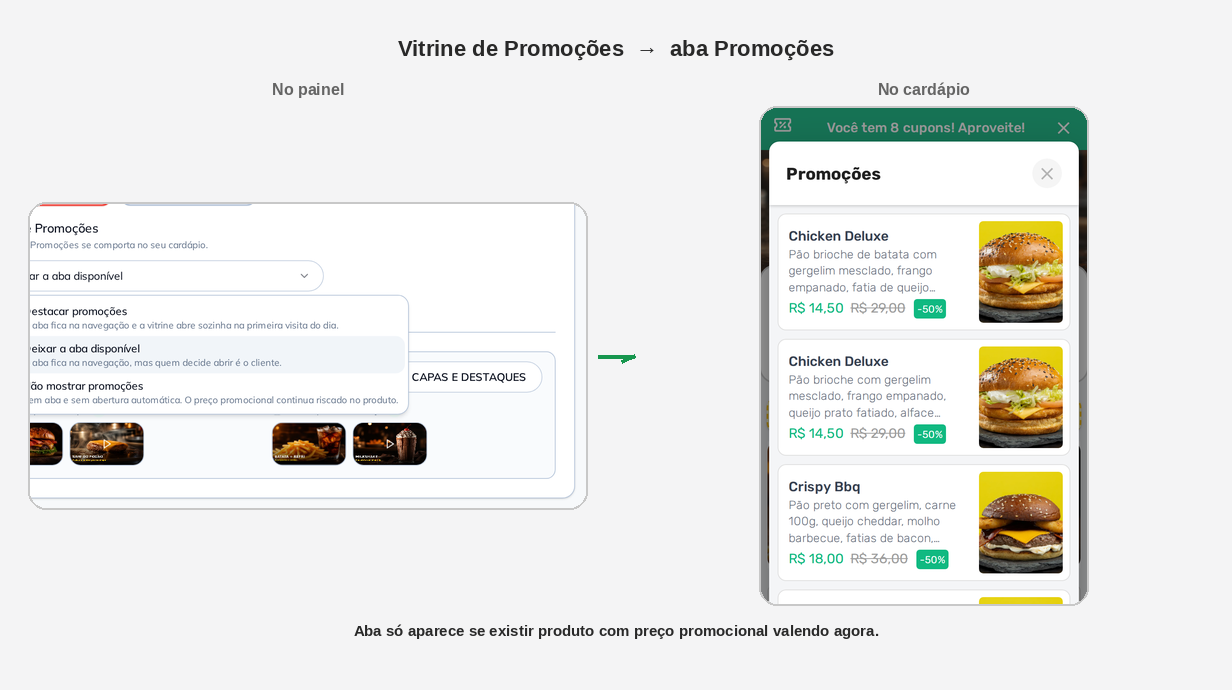
#> input picture manuais/cardapio-digital-aparencia-layout/imagens-puras/06-par-vitrine.png, 1232 x 690 px, given in place of 00-admin-full.png, which was not available
$ python annotate.py
#> lines starting #> are read from the running program, lines starting #| are printed output that depends on the picture; after the words box and inside, x2 and y2 are one past the last pixel; in counts of white or black regions, pixels touching at a corner belong together; pictures that were not available may be replaced by others from this repository, and a replacement may not be noted
"""Anota screenshots — #71 Aparência e layout do cardápio digital."""
import os
import math
from PIL import Image, ImageDraw, ImageFont

SRC = "imagens-puras"
OUT = "imagens-tratadas"
os.makedirs(OUT, exist_ok=True)

GREEN = (22, 150, 78)
WHITE = (255, 255, 255)
A_LINE = 220
A_BADGE = 235
FONT_CANDIDATES = [
    r"C:\Windows\Fonts\arialbd.ttf",
    "/usr/share/fonts/truetype/croscore/Arimo-Bold.ttf",
    "/usr/share/fonts/truetype/dejavu/DejaVuSans-Bold.ttf",
]


def font(sz):
    for c in FONT_CANDIDATES:
        if os.path.exists(c):
            return ImageFont.truetype(c, sz)
    raise RuntimeError("fonte bold nao encontrada")


def draw_arrow(d, x0, y0, x1, y1, w):
    col = GREEN + (A_LINE,)
    d.line([(x0, y0), (x1, y1)], fill=col, width=w)
    ang = math.atan2(y1 - y0, x1 - x0)
    L = w * 3.6
    for s in (0.45, -0.45):
        d.line(
            [(x1, y1), (x1 - L * math.cos(ang - s), y1 - L * math.sin(ang - s))],
            fill=col,
            width=w,
        )


def badge(d, cx, cy, r, num, fnt):
    d.ellipse([cx - r - 2, cy - r - 2, cx + r + 2, cy + r + 2], fill=WHITE + (235,))
    d.ellipse([cx - r, cy - r, cx + r, cy + r], fill=GREEN + (A_BADGE,))
    t = str(num)
    bb = d.textbbox((0, 0), t, font=fnt)
    d.text(
        (cx - (bb[2] - bb[0]) / 2 - bb[0], cy - (bb[3] - bb[1]) / 2 - bb[1]),
        t,
        fill=WHITE,
        font=fnt,
    )


def annotate(name, markers, ring=None, out_name=None):
#> called with name = '00-admin-full.png', out_name = '01-onde-fica.png'
    img = Image.open(os.path.join(SRC, name)).convert("RGBA")
    W, H = img.size
#> W = 1232; H = 690
    overlay = Image.new("RGBA", (W, H), (0, 0, 0, 0))
#> overlay: PIL image 1232x690 RGBA; every value is 0
    d = ImageDraw.Draw(overlay)
    r = int(W * 0.0125)
#> r = 15
    fnt = font(int(r * 1.2))
    w = max(2, int(W * 0.0022))
#> w = 2
    for (fx, fy, fw, fh) in (ring or []):
        x0, y0 = fx * W, fy * H
        d.rectangle([x0, y0, x0 + fw * W, y0 + fh * H], outline=GREEN + (A_LINE,), width=w)
    for (num, tx, ty, bx, by) in markers:
        TX, TY = tx * W, ty * H
        BX, BY = bx * W, by * H
        ang = math.atan2(TY - BY, TX - BX)
        sx = BX + (r + 5) * math.cos(ang)
        sy = BY + (r + 5) * math.sin(ang)
        draw_arrow(d, sx, sy, TX, TY, w)
        badge(d, BX, BY, r, num, fnt)
    dest = out_name or name
    Image.alpha_composite(img, overlay).convert("RGB").save(os.path.join(OUT, dest))
    print("OK", dest, W, H)
#| OK 01-onde-fica.png 1232 690


# [5 lines left out: function passthrough, not called in this run]


BG = (244, 244, 245)
DARK = (40, 40, 40)
MUTED = (100, 100, 100)
MID = 56
COL_W = 620
PAD_P = 28
TIT_H = 46
LAB_H = 32
FOOT_H = 56
RADIUS = 18


def crop_frac(name, box):
#> called with name = '02-preview.png', box = (0, 0, 1, 1)
    im = Image.open(os.path.join(SRC, name)).convert("RGB")
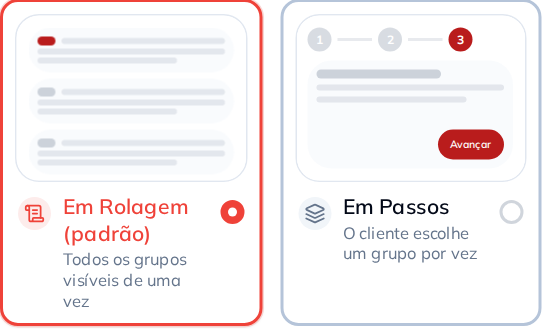
#> input picture manuais/cardapio-digital-aparencia-layout/imagens-puras/04c-layout-opcoes.png, 542 x 329 px, given in place of 02-preview.png, which was not available
#> im is the input picture: PIL image 542x329 RGB; mean R, G, B 246.3, 240.6, 242
    W, H = im.size
#> W = 542; H = 329
#> call 2 of crop_frac, with name = '10-cel-home-lista.png', box = (0, 0, 1, 0.42)
#> in crop_frac (call 2), `x, y, w, h = box`: x = 0; w = 1; h = 0.42
#> in crop_frac (call 2), `return im.crop((int(x * W), int(y * H), int((x + w) * W), int((y + h) ..`:
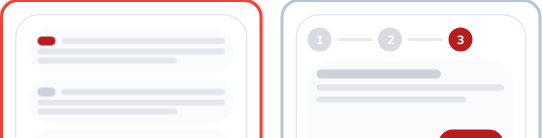
#> returned value: PIL image 542x138 RGB; mean R, G, B 245.6, 241.8, 243.7
    x, y, w, h = box
    return im.crop((int(x * W), int(y * H), int((x + w) * W), int((y + h) * H)))


def encaixa(im, max_w, max_h):
#> called with max_w = 620, max_h = 580
    w, h = im.size
#> w = 542; h = 329
    scale = min(max_w / w, max_h / h)
#> scale = 1.14
    nw, nh = max(1, int(w * scale)), max(1, int(h * scale))
#> nw = 620; nh = 376
    return im.resize((nw, nh), Image.Resampling.LANCZOS)
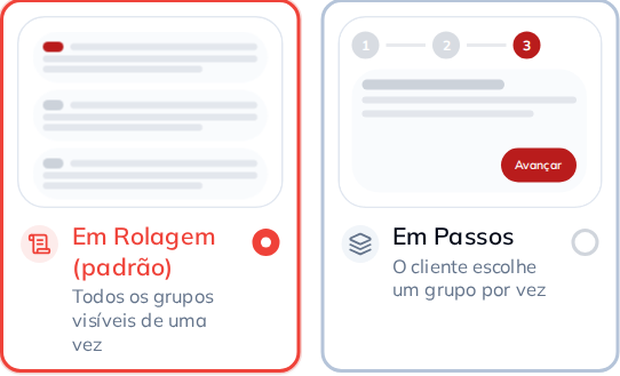
#> returned value: PIL image 620x376 RGB; mean R, G, B 246.1, 240.4, 241.7


def cola_redondo(canvas, im, xy, radius=RADIUS):
    w, h = im.size
    mask = Image.new("L", (w, h), 0)
    ImageDraw.Draw(mask).rounded_rectangle([0, 0, w - 1, h - 1], radius=radius, fill=255)
    canvas.paste(im, xy, mask)
    d = ImageDraw.Draw(canvas)
    d.rounded_rectangle(
        [xy[0], xy[1], xy[0] + w - 1, xy[1] + h - 1],
        radius=radius,
        outline=(200, 200, 200),
        width=2,
    )


def seta_meio(d, x0, y, x1):
    w = 4
    d.line([(x0, y), (x1, y)], fill=GREEN, width=w)
    L = 14
    d.line([(x1, y), (x1 - L * math.cos(-0.45), y - L * math.sin(-0.45))], fill=GREEN, width=w)
    d.line([(x1, y), (x1 - L * math.cos(0.45), y + L * math.sin(0.45))], fill=GREEN, width=w)


# [9 lines left out: function empilha, not called in this run]


def montar_par(nome_out, titulo, esq, dir_, lab_esq, lab_dir, rodape, max_h=460):
    if isinstance(esq, list):
        esq = empilha(esq)
    if isinstance(dir_, list):
        dir_ = empilha(dir_)
    esq = encaixa(esq, COL_W, max_h)
    dir_ = encaixa(dir_, COL_W, max_h)
    col_h = max(esq.height, dir_.height)
#> col_h = 376
    W = PAD_P * 2 + COL_W * 2 + MID
    H = PAD_P + TIT_H + LAB_H + col_h + FOOT_H + PAD_P
#> H = 566
    canvas = Image.new("RGB", (W, H), BG)
    d = ImageDraw.Draw(canvas)
    ft = font(22)
    fl = font(16)
    fr = font(15)
    bb = d.textbbox((0, 0), titulo, font=ft)
#> bb = (0, 3, 405, 26)
    d.text(((W - (bb[2] - bb[0])) / 2, PAD_P + 8), titulo, fill=DARK, font=ft)
    y_lab = PAD_P + TIT_H
    y_img = y_lab + LAB_H
    x_esq = PAD_P
    x_dir = PAD_P + COL_W + MID
    for lab, x in ((lab_esq, x_esq), (lab_dir, x_dir)):
        bb = d.textbbox((0, 0), lab, font=fl)
        d.text((x + (COL_W - (bb[2] - bb[0])) / 2, y_lab + 6), lab, fill=MUTED, font=fl)
#> this loop made 2 passes
#> bb on passes 1 to 2: (0, 2, 260, 18), (0, 2, 108, 18)
    cola_redondo(canvas, esq, (x_esq + (COL_W - esq.width) // 2, y_img + (col_h - esq.height) // 2))
#> in cola_redondo, `mask = Image.new("L", (w, h), 0)`: mask: PIL image 620x376 L; every value is 0
#> in cola_redondo, `ImageDraw.Draw(mask).rounded_rectangle([0, 0, w - 1, h - 1], radius=ra..`:
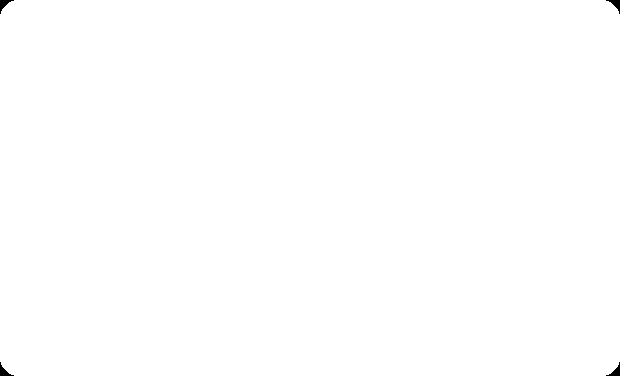
#> mask: PIL image 620x376 L; 99.9% white; 4 black regions, box (x1, y1, x2, y2) and area: (0, 0, 14, 14) 74, (606, 0, 620, 14) 74, (0, 362, 14, 376) 74, (606, 362, 620, 376) 74
#> in cola_redondo, `canvas.paste(im, xy, mask)`:
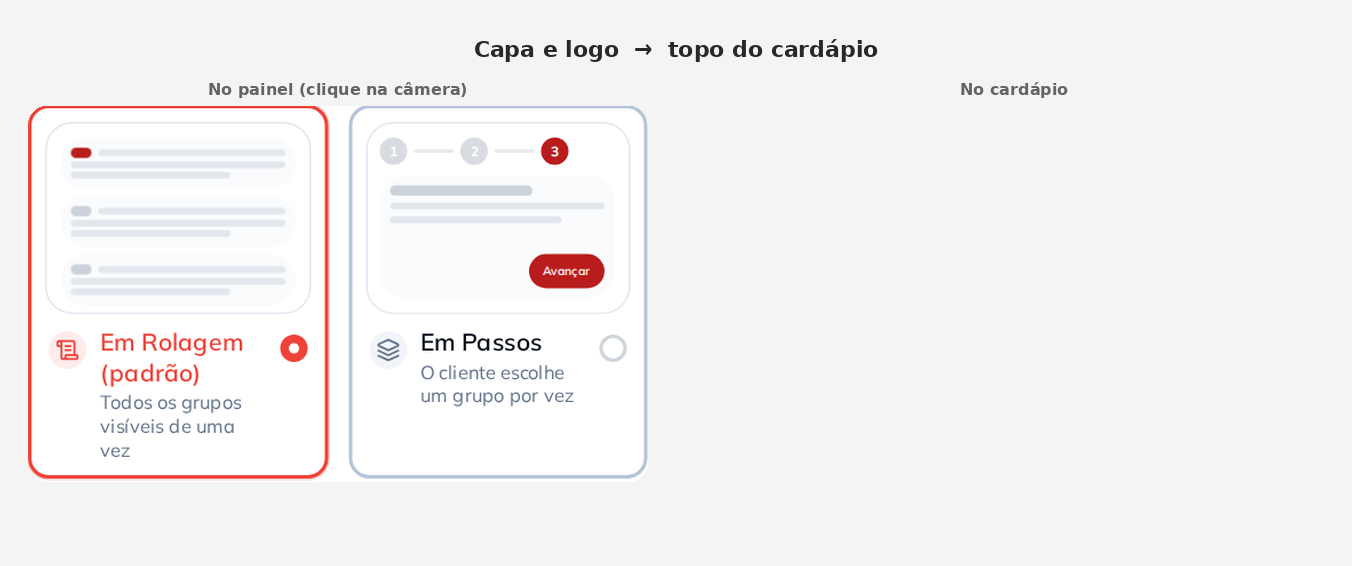
#> canvas: PIL image 1352x566 RGB; mean R, G, B 243.7, 241.9, 243
    cola_redondo(canvas, dir_, (x_dir + (COL_W - dir_.width) // 2, y_img + (col_h - dir_.height) // 2))
#> call 2 of cola_redondo, with xy = (704, 215), radius = 18
#> in cola_redondo (call 2), `mask = Image.new("L", (w, h), 0)`: mask: PIL image 620x157 L; every value is 0
#> in cola_redondo (call 2), `ImageDraw.Draw(mask).rounded_rectangle([0, 0, w - 1, h - 1], radius=ra..`:
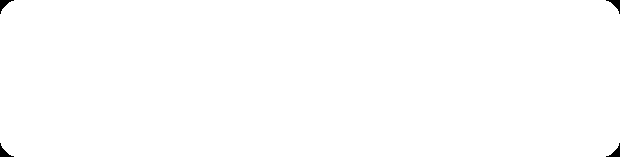
#> mask: PIL image 620x157 L; 99.7% white; 4 black regions, box (x1, y1, x2, y2) and area: (0, 0, 14, 14) 74, (606, 0, 620, 14) 74, (0, 143, 14, 157) 74, (606, 143, 620, 157) 74
    seta_meio(d, x_esq + COL_W + 10, y_img + col_h / 2, x_dir - 10)
    bb = d.textbbox((0, 0), rodape, font=fr)
#> bb = (0, 2, 767, 17)
    d.text(((W - (bb[2] - bb[0])) / 2, y_img + col_h + 16), rodape, fill=DARK, font=fr)
    canvas.save(os.path.join(SRC, nome_out))
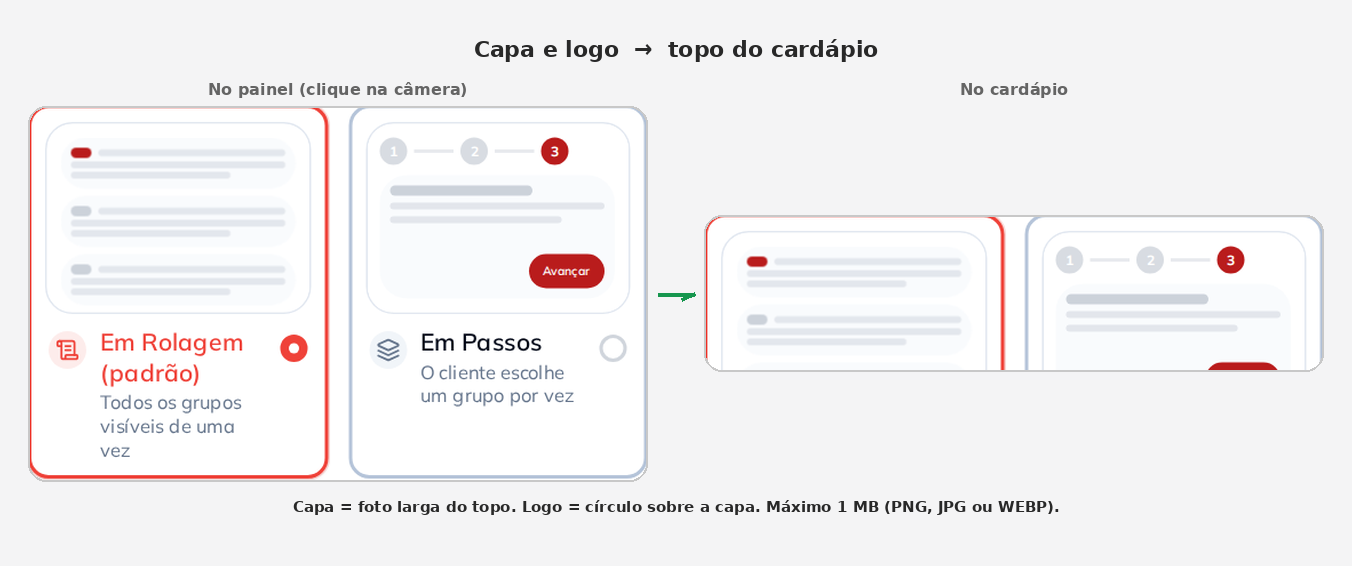
#> saved as 02-par-capa-logo.png: PIL image 1352x566 RGB; mean R, G, B 242.8, 241.1, 242.2
    canvas.save(os.path.join(OUT, nome_out))
    print("PAR", nome_out, canvas.size)
#| PAR 02-par-capa-logo.png (1352, 566)
    return canvas


# [46 lines left out: function montar_dois_pares, not called in this run]


# --- 01: onde fica ---
annotate("00-admin-full.png", [
    (1, 0.095, 0.268, 0.185, 0.205),
    (2, 0.638, 0.398, 0.730, 0.310),
    (3, 0.268, 0.448, 0.185, 0.390),
    (4, 0.305, 0.812, 0.210, 0.755),
    (5, 0.505, 0.812, 0.620, 0.755),
], out_name="01-onde-fica.png")

# --- 02: capa/logo → cardápio ---
montar_par(
    "02-par-capa-logo.png",
    "Capa e logo  →  topo do cardápio",
    crop_frac("02-preview.png", (0.00, 0.00, 1.00, 1.00)),
    crop_frac("10-cel-home-lista.png", (0.00, 0.00, 1.00, 0.42)),
    "No painel (clique na câmera)",
    "No cardápio",
    "Capa = foto larga do topo. Logo = círculo sobre a capa. Máximo 1 MB (PNG, JPG ou WEBP).",
    max_h=580,
)

# --- 03: cor do tema (o modal já é o resultado lado a lado) ---
annotate("03b-modal-cor-tema.png", [
    (1, 0.120, 0.145, 0.220, 0.090),
    (2, 0.280, 0.880, 0.180, 0.800),
    (3, 0.780, 0.880, 0.880, 0.800),
], out_name="03-cor-tema.png")
#> (the run stopped early here; a loop or call above may not have finished)
